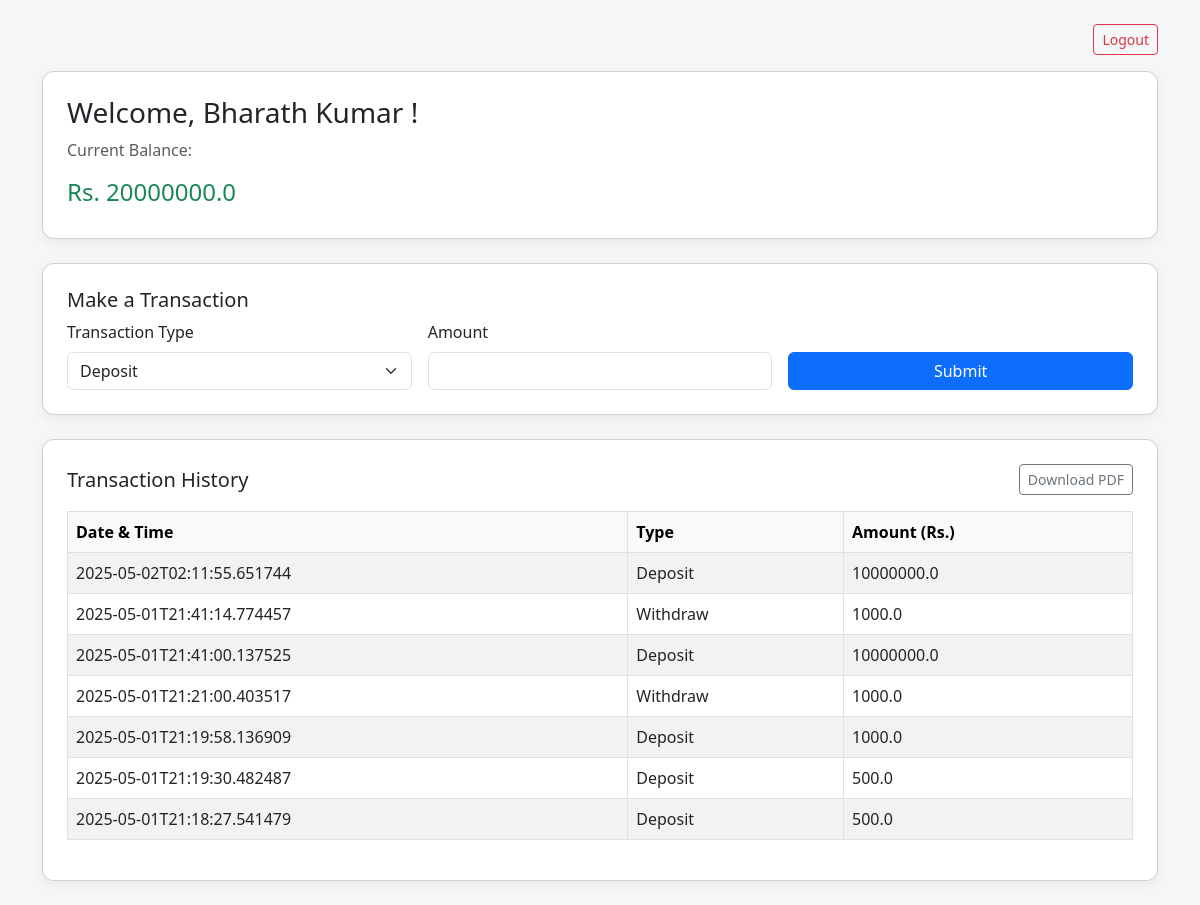
The app's page /dashboard (signed in) with its own data.
### tables this page shows
CREATE TABLE users (
                        account_no TEXT PRIMARY KEY,
                        name TEXT NOT NULL,
                        pin TEXT NOT NULL,
                        balance REAL DEFAULT 0.0
                     );

CREATE TABLE transactions (
                        id INTEGER PRIMARY KEY AUTOINCREMENT,
                        account_no TEXT,
                        type TEXT,
                        amount REAL,
                        timestamp TEXT
                     );

### app.py (the view)
@app.route('/dashboard')
def dashboard():
    if 'account_no' not in session:
        return redirect(url_for('index'))
    account_no = session['account_no']
    with sqlite3.connect(DB_NAME) as conn:
        c = conn.cursor()
        c.execute("SELECT balance FROM users WHERE account_no=?", (account_no,))
        balance = c.fetchone()[0]
        c.execute("SELECT type, amount, timestamp FROM transactions WHERE account_no=? ORDER BY timestamp DESC", (account_no,))
        transactions = c.fetchall()
    return render_template('dashboard.html', name=session['name'], balance=balance, transactions=transactions)

### templates/dashboard.html (shortened to what this page needs)
<!DOCTYPE html>
<html lang="en">
<head>
  <link href="https://cdn.jsdelivr.net/npm/bootstrap@5.3.0/dist/css/bootstrap.min.css" rel="stylesheet">
</head>
<body>
<div class="container py-4">
  <div class="text-end mb-3">
    <a href="/logout" class="btn btn-outline-danger btn-sm">Logout</a>
  </div>
  <div class="card p-4 mb-4">
    <h3>Welcome, {{ name }}!</h3>
    <p class="text-muted">Current Balance:</p>
    <h4 class="text-success">Rs. {{ balance }}</h4>
  </div>
  <div class="card p-4 mb-4">
    <h5>Make a Transaction</h5>
    <form method="post" action="/transaction">
      <div class="row g-3 align-items-end">
        <div class="col-md-4">
          <label class="form-label">Transaction Type</label>
          <select class="form-select" name="type" required>
            <option value="Deposit">Deposit</option>
          </select>
        </div>
        <div class="col-md-4">
          <label class="form-label">Amount</label>
          <input type="number" class="form-control" name="amount" min="1" required>
        </div>
        <div class="col-md-4">
          <button type="submit" class="btn btn-primary w-100">Submit</button>
        </div>
      </div>
    </form>
  </div>
  <div class="card p-4">
    <div class="d-flex justify-content-between align-items-center mb-3">
      <h5 class="mb-0">Transaction History</h5>
      <a href="/download_pdf" class="btn btn-outline-secondary btn-sm">Download PDF</a>
    </div>
    <div class="table-responsive">
      <table class="table table-bordered table-striped">
        <thead class="table-light">
          <tr>
            <th>Date & Time</th>
            <th>Type</th>
            <th>Amount (Rs.)</th>
          </tr>
        </thead>
        <tbody>
          {% for t in transactions %}
            <tr>
              <td>{{ t[2] }}</td>
              <td>{{ t[0] }}</td>
              <td>{{ t[1] }}</td>
            </tr>
          {% endfor %}
        </tbody>
      </table>
    </div>
  </div>
</div>
</body>
</html>

### templates/dashboard.html (style rules this page uses)
body { background: #f4f6f8; font-family: 'Segoe UI', sans-serif; }
.card { border-radius: 12px; box-shadow: 0 4px 12px rgba(0, 0, 0, 0.05); }

### records on screen
users: name "Bharath Kumar", balance "20000000.0"
transactions: timestamp "2025-05-02T02:11:55.651744", type "Deposit", amount "10000000.0"
transactions: timestamp "2025-05-01T21:41:14.774457", type "Withdraw", amount "1000.0"
transactions: timestamp "2025-05-01T21:41:00.137525", type "Deposit", amount "10000000.0"
transactions: timestamp "2025-05-01T21:21:00.403517", type "Withdraw", amount "1000.0"
transactions: timestamp "2025-05-01T21:19:58.136909", type "Deposit", amount "1000.0"
transactions: timestamp "2025-05-01T21:19:30.482487", type "Deposit", amount "500.0"
transactions: timestamp "2025-05-01T21:18:27.541479", type "Deposit", amount "500.0"
